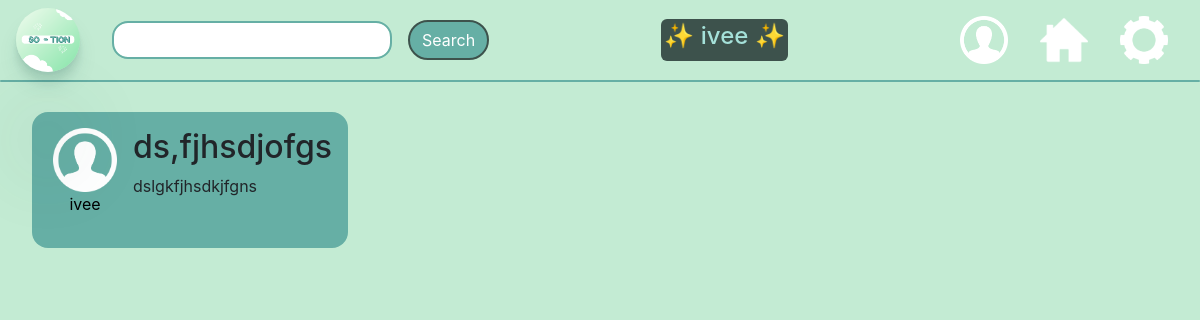
Before: /clickedpost/1 (signed in) with the older database file.
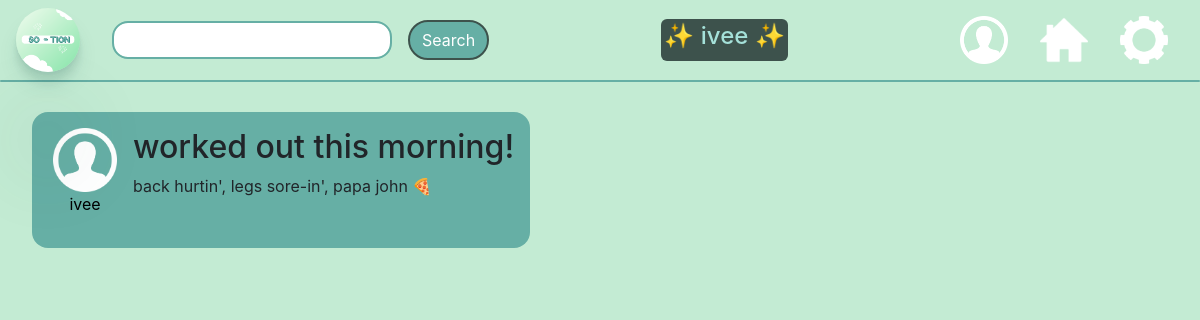
After: the same page with the newer database file.
### app.py (models this page shows, shortened)
class User(UserMixin, db.Model):
    id = db.Column(db.Integer, primary_key=True)
    email = db.Column(db.String(75), unique=True)
    username = db.Column(db.String(30), unique=True)
    password_hash = db.Column(db.String())
    is_authenticated = db.Column(db.Boolean, default=False)
    pfp_placement = db.Column(db.String(), default="center")
    bio = db.Column(db.String(), default="BIO HERE")
    darkMode = db.Column(db.Boolean, default = True)

class Post(db.Model):
    id = db.Column(db.Integer, primary_key=True)
    user_id = db.Column(db.Integer, unique=False)
    post_title = db.Column(db.String(300), unique=False)
    post_content = db.Column(db.String(2800), unique=False)
    profile_pic = db.Column(db.Boolean, default=False)
    post_username = db.Column(db.String(30))

### app.py (the view)
@app.route('/clickedpost/<id>', methods=["GET"])
@login_required
def clickedpost(id):
    form1 = SearchForm()
    postz = Post.query.filter_by(id = id).first()
    post_user = User.query.filter_by(id=postz.user_id).first()
    return render_template('clickedpost.html', form1=form1, username = current_user.username, postz = postz, post_user=post_user)

### forms.py
class SearchForm(FlaskForm):
    searchword = StringField("searchword",validators=[InputRequired(), Length(min=4,max=15)])

### app.py (called while the page is built)
@login_manager.user_loader
def user_loader(user_id):
    return User.query.filter_by(id=user_id).first()

### templates/clickedpost.html (shortened to what this page needs)
{% extends "base.html" %}
{% block content %}
<link rel="stylesheet" href="styles/homefeed.css">
<div class="post">
  <div class="content">
    <a href="{{url_for('searchprofile', username=post_user.username)}}">
      <div class="pic-and-username">
        <img class="profile-icon" src="../images/profile-icon.png" alt="Profile picture">
        <p class="username">{{ post_user.username }}</p>
      </div>
    </a>
    <div class="content-and-comments">
      <h2> {{ postz.post_title }}</h2>
      <p> {{ postz.post_content }}</p>
    </div>
  </div>
</div>
{% endblock content %}

### templates/base.html (shortened to what this page needs)
<!doctype html>
<html lang="en">
<head>
    <link rel="stylesheet" href="https://stackpath.bootstrapcdn.com/bootstrap/4.3.1/css/bootstrap.min.css"
>
    <link rel="stylesheet" href="../styles/homefeed.css">
</head>
<body>
    <nav class="fixed-top">
        <div class="navbar fixed-top nav">
            <div id="logo-and-search">
                <a href="{{ url_for('homefeed') }}">
                    <img class="navbar-logo" src="../images/So-tion-logo-pic.png" alt="So-tion logo" />
                </a>
                <form action="/search" method="POST">
                    {{ form1.searchword(class_="form-control") }}
                    <button type="submit" class="search-button btn btn-primary">Search</button>
                </form>
            </div>
            <div id='username-block'>
                <h4 id="username-text">&#x2728; {{username}} &#x2728;</h4>
            </div>
            <div id="right-navbar-images">
                <a href="{{ url_for('profile') }}">
                    <img class="profile-icon-navbar" src="../images/profile-icon.png" alt="profile icon button" /></a>
                <a href="{{ url_for('homefeed') }}">
                    <img class="home-navbar" src="../images/home.jpg" href="{{ url_for('homefeed') }}"
                        alt="Home button" /></a>
                <a href="{{ url_for('settings') }}">
                    <img class="gear-navbar" src="../images/gear.png" alt="Gear button" /></a>
            </div>
        </div>
        <div class="navbar-divider nav"></div>
    </nav>
    {% block content %}
    {% endblock %}
</body>
</html>

### static/styles/homefeed.css (style rules this page uses)
body { background-color: #c3ebd3; }
.navbar-logo { width: 4em; height: 4em; border-radius: 3em; border-width: 3em; box-shadow: 0 2.8px 2.2px rgba(24, 80, 72, 0.034), 0 6.7px 5.3px rgba(36, 110, 101, 0.048), 0 120.5px 179px rgba(33, 83, 77, 0.06), 0 12.3px 7.9px rgba(38, 83, 77, 0.072), 0 14.8px 20.4px rgba(25, 90, 81, 0.086), 0 100px 80px rgba(42, 90, 84, 0.12); }
.home-navbar, .gear-navbar, .profile-icon-navbar { width: 3em; height: 3em; position:relative; display: flex; justify-content: right; }
#logo-and-search { display: flex; justify-content: left; column-gap: 2em; }
#right-navbar-images { display: flex; justify-content: right; column-gap: 2em; margin-right: 1em; align-items: center; }
.navbar { display: flex; justify-content: space-between; position: fixed; }
.navbar-divider { height: 2px; background-color: #66afa5; margin-top: 5em; margin-bottom: 1em; border-radius: 5em; }
.post { display:flex; flex-direction: row; column-gap: 1em; border-width: 3em; padding: 2em; border-radius: 2px; border-color:black; }
.post:first-of-type { margin-top: 5em; }
.profile-icon { height:4em; width:4em; }
.fixed-top { position:fixed; background-color: #c3ebd3; }
.pic-and-username { display:flex; flex-direction: column; margin-right: 1em; margin-left: 5px; }
.content { display:flex; flex-direction: row; background-color: #66afa5; border-radius: 1em; padding: 1em; }
#username-block { background-color: #3D524c; padding: 3px; border-radius: 6px; color:#a5e1d9; }
.search-button { background-color: #66afa5; border:solid; border-width: 2px; border-color: #3D524c; border-radius: 35px; color:white; }
form { display: flex; align-items: center; column-gap: 1em; }
.form-control { border-radius: 1em; padding-left: 1em; border-color: #66afa5; border-width: 2px; }
a { text-decoration: none; color: black; }
.username { text-align: center; }

Changed rows visible on the page:
changed Post: post_title "ds,fjhsdjofgs" → "worked out this morning!"; post_content "dslgkfjhsdkjfgns" → "back hurtin', legs sore-in', papa john 🍕"
